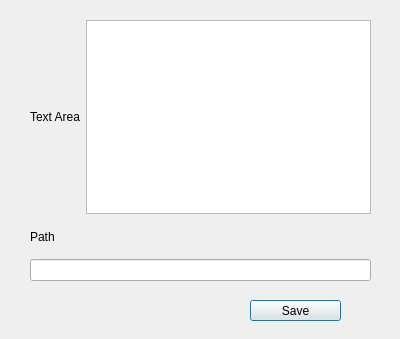
<?xml version="1.0" encoding="UTF-8"?>
<ui version="4.0">
 <class>AddNewDefine</class>
 <widget class="QDialog" name="AddNewDefine">
  <property name="geometry">
   <rect>
    <x>0</x>
    <y>0</y>
    <width>400</width>
    <height>339</height>
   </rect>
  </property>
  <property name="windowTitle">
   <string>Add New Define</string>
  </property>
  <widget class="QWidget" name="layoutWidget">
   <property name="geometry">
    <rect>
     <x>30</x>
     <y>220</y>
     <width>341</width>
     <height>61</height>
    </rect>
   </property>
   <layout class="QVBoxLayout" name="verticalLayout">
    <item>
     <widget class="QLabel" name="label_2">
      <property name="text">
       <string>Path</string>
      </property>
     </widget>
    </item>
    <item>
     <widget class="QLineEdit" name="lineEdit"/>
    </item>
   </layout>
  </widget>
  <widget class="QWidget" name="layoutWidget">
   <property name="geometry">
    <rect>
     <x>30</x>
     <y>20</y>
     <width>341</width>
     <height>194</height>
    </rect>
   </property>
   <layout class="QHBoxLayout" name="horizontalLayout">
    <item>
     <widget class="QLabel" name="label">
      <property name="text">
       <string>Text Area</string>
      </property>
     </widget>
    </item>
    <item>
     <widget class="QTextEdit" name="textEdit"/>
    </item>
   </layout>
  </widget>
  <widget class="QPushButton" name="pushButton">
   <property name="geometry">
    <rect>
     <x>250</x>
     <y>300</y>
     <width>91</width>
     <height>21</height>
    </rect>
   </property>
   <property name="text">
    <string>Save</string>
   </property>
  </widget>
 </widget>
 <resources/>
 <connections/>
</ui>
